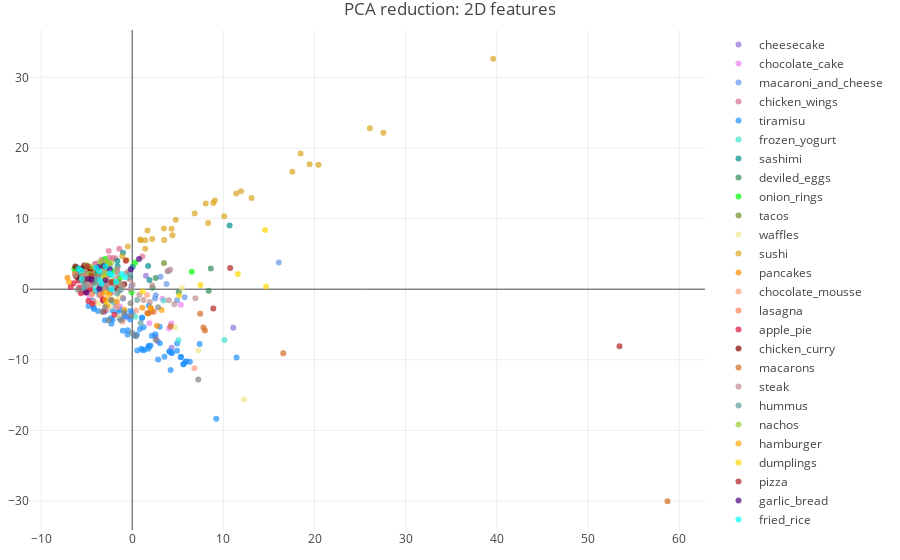

Source (notebook cell):
### Code cell
traces=[]

for n in range(0,number_of_colors):
    df_category=df_PCA_2D[(df_PCA_2D.color_indicies==n)]
    point_name=str(df_category['labels'][df_category.index[0]])
    color=custom_color_map[n] if n < len(custom_color_map) else default_color
    trace = go.Scatter(
    x=df_category['pca-1'],
    y=df_category['pca-2'],
    mode='markers',
    marker=dict(
        color=color,
        opacity=0.7,
        line=dict(color='rgb(140, 140, 170)')
    ),
    name=point_name,
    text=df_category['image_names'],
    )

    traces.append(trace)

layout = go.Layout(
    title='PCA reduction: 2D features',
    hovermode='closest',
    margin=dict(
       l=30,
       r=30,
       b=30,
       t=30
    ),
      scene = dict(
        xaxis = dict(
            title='pca-1',
       ),
       yaxis = dict(
           title='pca-2',
       ),
    ),
 
)

fig = go.Figure(data=traces, layout=layout)
iplot(fig)

### Figure 1 — Plotly figure (JSON) as saved in the notebook; plotly's stock layout.template omitted (floating-point values rounded to 4 significant figures)
{"data": [{"marker": {"color": "#9370DB", "line": {"color": "rgb(140, 140, 170)"}, "opacity": 0.7}, "mode": "markers", "name": "cheesecake", "text": ["1-1.jpg", "10-1.jpg", "11-1.jpg", "2-1.jpg", "3-1.jpg", "4-1.jpg", "5-1.jpg", "6-1.jpg", "7-1.jpg", "8-1.jpg", "9-1.jpg"], "type": "scatter", "uid": "67fdf6e4-4fe0-4cc9-8c7d-69e116dc7949", "x": [4.311, -0.4711, 2.779, 11.09, 2.562, -2.256, -3.531, -4.574, -1.843, 1.5, -5.338], "y": [-8.281, -3.887, -7.347, -5.472, -6.733, -1.623, -0.5931, 0.1614, -2.263, 1.899, -0.1607]}, {"marker": {"color": "#EE82EE", "line": {"color": "rgb(140, 140, 170)"}, "opacity": 0.7}, "mode": "markers", "name": "chocolate_cake", "text": ["1-1.jpg", "10-1.jpg", "2-1.jpg", "3-1.jpg", "4-1.jpg", "5-1.jpg", "6-1.jpg", "7-1.jpg", "8-1.jpg", "9-1.jpg"], "type": "scatter", "uid": "aeb1133c-f62b-4198-8a29-3a152765dda3", "x": [2.078, 3.315, -1.36, -0.8618, -4.685, 4.287, 1.879, -1.696, 5.337, 4.04], "y": [-2.926, -1.364, -2.434, -3.925, -1.131, -4.848, -4.816, -1.821, -2.211, -5.557]}, {"marker": {"color": "#6495ED", "line": {"color": "rgb(140, 140, 170)"}, "opacity": 0.7}, "mode": "markers", "name": "macaroni_and_cheese", "text": ["1-1.jpg", "10-1.jpg", "11-1.jpg", "12-1.jpg", "13-1.jpg", "14-1.jpg", "15-1.jpg", "2-1.jpg", "3-1.jpg", "4-1.jpg", "5-1.jpg", "6-1.jpg", "7-1.jpg", "8-1.jpg", "9-1.jpg"], "type": "scatter", "uid": "9d4ed214-2923-49c8-ba4e-95faf55af76d", "x": [4.921, -3.587, -0.0843, -2.362, -2.417, -3.202, 5.747, 16.08, -2.46, 3.109, -4.944, 2.498, 3.988, 3.756, 2.588], "y": [-1.577, -0.3112, 0.4381, 0.8344, -0.2967, 2.366, -1.152, 3.776, 3.234, 1.773, 0.3376, -1.301, 2.58, 0.7248, -0.8515]}, {"marker": {"color": "#DB7093", "line": {"color": "rgb(140, 140, 170)"}, "opacity": 0.7}, "mode": "markers", "name": "chicken_wings", "text": ["1-1.jpg", "10-1.jpg", "11-1.jpg", "12-1.jpg", "13-1.jpg", "14-1.jpg", "15-1.jpg", "16-1.jpg", "17-1.jpg", "2-1.jpg", "3-1.jpg", "4-1.jpg", "5-1.jpg", "6-1.jpg", "7-1.jpg", "8-1.jpg", "9-1.jpg"], "type": "scatter", "uid": "bb9281cc-c826-476a-adf8-3d312b93629f", "x": [-3.295, -3.189, -2.584, -4.102, -3.356, -3.195, -3.882, -4.635, 1.113, -1.419, -2.128, -6.269, -2.527, -5.271, -5.459, -1.854, -3.87], "y": [3.541, 3.491, 5.418, 3.567, 4.18, 3.318, 1.747, 2.604, 4.641, 5.736, 4.399, 2.409, 4.438, 2.256, 1.602, 4.393, 3.636]}, {"marker": {"color": "#1E90FF", "line": {"color": "rgb(140, 140, 170)"}, "opacity": 0.7}, "mode": "markers", "name": "tiramisu", "text": ["1-1.jpg", "1-2.jpg", "1-3.jpg", "1-4.jpg", "10-1.jpg", "10-10.jpg", "10-2.jpg", "10-3.jpg", "10-4.jpg", "10-5.jpg", "10-6.jpg", "10-7.jpg", "10-8.jpg", "10-9.jpg", "2-1.jpg", "2-2.jpg", "2-3.jpg", "2-4.jpg", "2-5.jpg", "2-6.jpg", "2-7.jpg", "2-8.jpg", "2-9.jpg", "3-1.jpg", "3-2.jpg", "3-3.jpg", "3-4.jpg", "3-5.jpg", "3-6.jpg", "3-7.jpg", "3-8.jpg", "4-1.jpg", "4-2.jpg", "4-3.jpg", "4-4.jpg", "4-5.jpg", "4-6.jpg", "4-7.jpg", "4-8.jpg", "4-9.jpg", "5-1.jpg", "5-2.jpg", "5-3.jpg", "5-4.jpg", "6-1.jpg", "6-2.jpg", "6-3.jpg", "6-4.jpg", "7-1.jpg", "7-2.jpg", "7-3.jpg", "7-4.jpg", "7-5.jpg", "7-6.jpg", "7-7.jpg", "7-8.jpg", "8-1.jpg", "8-2.jpg", "8-3.jpg", "8-4.jpg", "8-5.jpg", "8-6.jpg", "8-7.jpg", "8-8.jpg", "9-1.jpg", "9-2.jpg", "9-3.jpg", "9-4.jpg", "9-5.jpg", "9-6.jpg", "9-7.jpg", "9-8.jpg", "9-9.jpg"], "type": "scatter", "uid": "e6241c89-6c37-48be-92b2-d9694a926660", "x": [3.54, -1.017, 0.8505, -3.614, 4.096, -3.993, -2.035, 5.338, 4.333, 1.088, -1.403, -0.2108, 5.615, -1.37, -0.5138, 6.324, -0.665, -4.2, -3.301, 3.019, -1.032, -0.8779, 1.765, 2.529, 1.779, 3.042, 4.214, -0.4886, 1.868, 0.5206, -3.146, -1.01, -4.259, -2.994, -4.296, 2.008, 9.218, -2.165, 0.04806, 5.931, -3.09, 11.45, 4.915, -0.2284, -3.757, 5.83, -3.493, 2.153, 4.096, -2.035, 5.338, 4.333, 1.088, 5.615, -1.37, -3.993, 1.245, -2.355, -2.149, 1.829, -5.82, 2.84, -2.932, 4.928, -4.798, 0.2459, 0.5586, -2.294, 1.172, 1.331, 0.9851, -1.575, 7.394], "y": [-9.574, -4.153, -5.647, -0.8382, -8.841, -0.2703, 0.9001, -9.594, -9.025, -4.027, -2.879, -3.098, -10.63, -4.071, -6.424, -10.26, -3.812, -2.814, -0.0489, -5.314, -5.898, -3.114, -8.426, -6.39, -8.035, -7.67, -11.44, -5.799, -8.115, -6.419, 1.448, -1.32, -2.573, -4.387, -1.623, -7.989, -18.34, -3.03, -3.231, -10.21, -1.701, -9.684, -8.706, -4.295, -3.082, -10.31, -0.5207, -6.589, -8.841, 0.9001, -9.594, -9.025, -4.027, -10.63, -4.071, -0.2703, -5.386, -4.116, -4.323, -2.303, 1.746, -9.945, -3.065, -7.693, -2.393, -6.571, -8.696, -4.889, -8.649, -8.576, -8.441, -3.238, -7.768]}, {"marker": {"color": "#40E0D0", "line": {"color": "rgb(140, 140, 170)"}, "opacity": 0.7}, "mode": "markers", "name": "frozen_yogurt", "text": ["1-1.jpg", "10-1.jpg", "11-1.jpg", "12-1.jpg", "13-1.jpg", "2-1.jpg", "3-1.jpg", "4-1.jpg", "5-1.jpg", "6-1.jpg", "7-1.jpg", "8-1.jpg", "9-1.jpg"], "type": "scatter", "uid": "1173abf4-0325-4ba8-97fb-9827cdd2cba7", "x": [3.436, -4.105, -1.885, -5.78, 10.12, -4.628, -5.376, -2.095, -5.512, 0.3324, -4.686, -4.18, 5.079], "y": [-1.618, 0.03897, 0.7364, 1.258, -7.191, 0.8633, -0.3424, -1.819, 1.416, -3.906, 0.5672, -0.319, -7.246]}, {"marker": {"color": "#008B8B", "line": {"color": "rgb(140, 140, 170)"}, "opacity": 0.7}, "mode": "markers", "name": "sashimi", "text": ["1-1.jpg", "1-2.jpg", "1-3.jpg", "10-1.jpg", "2-1.jpg", "2-2.jpg", "2-3.jpg", "3-1.jpg", "3-2.jpg", "3-3.jpg", "4-1.jpg", "4-2.jpg", "4-3.jpg", "5-1.jpg", "6-1.jpg", "7-1.jpg", "8-1.jpg", "9-1.jpg", "9-2.jpg"], "type": "scatter", "uid": "36cbdf92-8c1e-4a84-b656-420706f1d56e", "x": [-5.748, -6.051, -2.903, 1.747, -1.637, -5.902, -1.014, -3.75, -4.325, -0.237, -4.258, -5.521, -2.976, -1.601, -3.916, 1.891, 10.68, -3.243, 0.06247], "y": [1.548, 3.037, 3.124, 3.299, 4.005, 2.564, 5.16, 2.015, 1.438, 1.649, 2.759, 2.88, 0.5531, 3.235, 2.851, 1.311, 9.004, 3.385, 3.184]}, {"marker": {"color": "#2E8B57", "line": {"color": "rgb(140, 140, 170)"}, "opacity": 0.7}, "mode": "markers", "name": "deviled_eggs", "text": ["1-1.jpg", "2-1.jpg", "3-1.jpg", "4-1.jpg", "5-1.jpg", "6-1.jpg", "7-1.jpg", "8-1.jpg", "9-1.jpg"], "type": "scatter", "uid": "ae632a1c-6a08-4f26-955f-5ab50b1fb771", "x": [5.111, -5.505, -4.291, 8.623, 2.574, -4.19, 2.242, -5.231, 8.389], "y": [-0.4241, 1.705, 2.656, 2.925, 1.578, 2.352, 0.1883, 2.719, -0.2066]}, {"marker": {"color": "#00FF00", "line": {"color": "rgb(140, 140, 170)"}, "opacity": 0.7}, "mode": "markers", "name": "onion_rings", "text": ["1-1.jpg", "2-1.jpg", "3-1.jpg", "4-1.jpg", "5-1.jpg", "6-1.jpg", "7-1.jpg", "8-1.jpg"], "type": "scatter", "uid": "69d6f742-9fba-4b5b-9a62-80fef7960239", "x": [-2.98, -0.07234, -1.358, -6.353, -4.204, 6.528, 0.328, -1.942], "y": [4.285, -0.4437, 1.591, 2.865, 0.9712, 2.487, 3.797, 2.626]}, {"marker": {"color": "#6B8E23", "line": {"color": "rgb(140, 140, 170)"}, "opacity": 0.7}, "mode": "markers", "name": "tacos", "text": ["1-1.jpg", "10-1.jpg", "2-1.jpg", "3-1.jpg", "4-1.jpg", "5-1.jpg", "6-1.jpg", "7-1.jpg", "8-1.jpg", "9-1.jpg"], "type": "scatter", "uid": "a73e47e6-98d2-4adb-b533-6c577187f263", "x": [3.491, -1.265, -5.141, -3.742, -3.198, -1.474, -4.19, -5.419, -4.734, -5.483], "y": [3.725, 0.3709, 0.9734, 2.307, 3.532, 0.993, 2.859, 1.514, 3.015, 2.019]}, {"marker": {"color": "#F0E68C", "line": {"color": "rgb(140, 140, 170)"}, "opacity": 0.7}, "mode": "markers", "name": "waffles", "text": ["1-1.jpg", "10-1.jpg", "2-1.jpg", "3-1.jpg", "4-1.jpg", "5-1.jpg", "6-1.jpg", "7-1.jpg", "8-1.jpg", "9-1.jpg"], "type": "scatter", "uid": "f45a656d-cf34-4b03-97fb-68d727fd352f", "x": [-3.696, 5.465, 7.26, -4.382, 12.27, -1.435, 4.681, -2.373, -1.485, -2.77], "y": [-2.017, 0.1811, -8.669, -1.984, -15.63, -1.039, -5.378, -2.5, -3.85, -1.291]}, {"marker": {"color": "#DAA520", "line": {"color": "rgb(140, 140, 170)"}, "opacity": 0.7}, "mode": "markers", "name": "sushi", "text": ["1.jpg", "10-1.jpg", "10-2.jpg", "11-1.jpg", "11-2.jpg", "12-1.jpg", "12-2.jpg", "12-3.jpg", "13-1.jpg", "13-2.jpg", "14-1.jpg", "15.jpg", "16-1.jpg", "17-1.jpg", "18-1.jpg", "19-1.jpg", "2.jpg", "20-1.jpg", "21-1.jpg", "22-1.jpg", "23-1.jpg", "3.jpg", "4.jpg", "5.jpg", "6-1.jpg", "6-2.jpg", "6.jpg", "7-1.jpg", "7-2.jpg", "8-1.jpg", "8-2.jpg", "9-1.jpg", "9-2.jpg"], "type": "scatter", "uid": "262d8198-66e3-4fcb-9215-f0ea0c96224f", "x": [8.069, 2.198, -4.83, -5.262, -4.544, 11.4, 6.851, 4.776, 0.8885, 0.9348, 8.9, 3.505, 27.56, 1.428, 26.07, -0.6233, 17.57, 20.43, 19.46, 18.47, 13.09, 10.1, 11.94, 8.33, 3.478, 1.428, 4.317, -1.094, 4.414, 9.061, -0.4805, 39.6, 1.677], "y": [12.13, 7.126, 2.904, 2.158, 2.587, 13.57, 10.71, 9.822, 7.054, 6.924, 12.22, 6.978, 22.15, 5.728, 22.81, 4.135, 16.62, 17.64, 17.69, 19.21, 12.92, 10.33, 13.86, 9.385, 8.58, 6.93, 8.544, 4.657, 7.623, 12.55, 6.055, 32.64, 8.308]}, {"marker": {"color": "#FF8C00", "line": {"color": "rgb(140, 140, 170)"}, "opacity": 0.7}, "mode": "markers", "name": "pancakes", "text": ["1-1.jpg", "2-1.jpg", "3-1.jpg", "4-1.jpg", "5-1.jpg", "6-1.jpg", "7-1.jpg", "8-1.jpg", "9-1.jpg"], "type": "scatter", "uid": "40fbe16a-5047-4072-b81c-69efb2e10836", "x": [-5.252, -6.266, -2.776, -3.341, 2.703, 2.013, 1.113, -7.1, 1.771], "y": [1.147, 2.109, -2.337, -0.6451, -5.194, -2.639, -2.619, 1.637, -3.449]}, {"marker": {"color": "#FFA07A", "line": {"color": "rgb(140, 140, 170)"}, "opacity": 0.7}, "mode": "markers", "name": "chocolate_mousse", "text": ["1-1.jpg", "2-1.jpg", "3-1.jpg", "4-1.jpg", "5-1.jpg", "6-1.jpg", "7-1.jpg", "8-1.jpg", "9-1.jpg"], "type": "scatter", "uid": "7b776548-1a6d-4933-9230-58163ffe6c1d", "x": [6.828, -1.053, 1.634, 2.413, -3.53, -2.846, 0.429, -4.185, -1.63], "y": [-11.19, -4.576, -0.8348, -3.179, -0.9279, -2.802, -3.01, -1.761, -2.573]}, {"marker": {"color": "#FF7F50", "line": {"color": "rgb(140, 140, 170)"}, "opacity": 0.7}, "mode": "markers", "name": "lasagna", "text": ["1-1.jpg", "10-1.jpg", "11-1.jpg", "2-1.jpg", "3-1.jpg", "4-1.jpg", "5-1.jpg", "6-1.jpg", "7-1.jpg", "8-1.jpg", "9-1.jpg"], "type": "scatter", "uid": "05a98076-5168-4218-995e-85b9083bb64b", "x": [-4.52, -1.744, -4.794, -4.709, -4.386, -4.502, -3.455, -3.52, -3.529, -3.602, -2.584], "y": [2.285, 0.7978, 1.776, 0.07311, -0.6807, 0.9251, 1.332, 0.5643, -0.6842, 0.3887, 1.962]}, {"marker": {"color": "#DC143C", "line": {"color": "rgb(140, 140, 170)"}, "opacity": 0.7}, "mode": "markers", "name": "apple_pie", "text": ["1-1.jpg", "10-1.jpg", "11-1.jpg", "12-1.jpg", "13-1.jpg", "14-1.jpg", "15-1.jpg", "2-1.jpg", "3-1.jpg", "4-1.jpg", "5-1.jpg", "6-1.jpg", "7-1.jpg", "8-1.jpg", "9-1.jpg"], "type": "scatter", "uid": "a180f692-1b82-4e7f-a533-610415973cc6", "x": [-6.42, -5.118, -5.911, -5.635, -4.802, -5.78, -6.742, -4.359, -4.654, -3.183, -4.317, -2.925, -3.215, -1.961, -3.129], "y": [0.8298, -0.4605, 1.234, -0.5798, -1.677, 0.225, 0.3591, -2.07, -0.007899, -1.605, 0.9943, 0.4463, -1.437, -3.612, -3.186]}, {"marker": {"color": "#800000", "line": {"color": "rgb(140, 140, 170)"}, "opacity": 0.7}, "mode": "markers", "name": "chicken_curry", "text": ["1-1.jpg", "2-1.jpg", "3-1.jpg", "4-1.jpg", "5-1.jpg", "6-1.jpg", "7-1.jpg", "8-1.jpg"], "type": "scatter", "uid": "07c3218f-e974-4a2c-a1a5-19ddc8f7ebbf", "x": [-0.8786, -5.521, -5.257, -6.116, -6.243, -4.611, -1.745, -4.71], "y": [0.692, 2.929, 3.34, 1.752, 3.229, 2.863, 0.09247, 2.408]}, {"marker": {"color": "#D2691E", "line": {"color": "rgb(140, 140, 170)"}, "opacity": 0.7}, "mode": "markers", "name": "macarons", "text": ["1-1.jpg", "2-1.jpg", "3-1.jpg", "4-1.jpg", "5-1.jpg", "6-1.jpg", "7-1.jpg", "8-1.jpg"], "type": "scatter", "uid": "815310cb-68aa-4ed2-9180-9e48aad968c7", "x": [1.664, 7.982, 2.201, 16.57, 58.73, 7.455, 4.207, 7.814], "y": [-3.383, -5.85, -3.203, -9.084, -30.03, -3.472, -5.259, -5.42]}, {"marker": {"color": "#BC8F8F", "line": {"color": "rgb(140, 140, 170)"}, "opacity": 0.7}, "mode": "markers", "name": "steak", "text": ["1-1.jpg", "1-2.jpg", "1-3.jpg", "1-4.jpg", "1-5.jpg", "1-6.jpg", "10-1.jpg", "10-2.jpg", "10-3.jpg", "10-4.jpg", "10-5.jpg", "11-1.jpg", "12-1.jpg", "13-1.jpg", "14-1.jpg", "15-1.jpg", "16-1.jpg", "17-1.jpg", "18-1.jpg", "19-1.jpg", "2-1.jpg", "20-1.jpg", "21-1.jpg", "22-1.jpg", "3-1.jpg", "3-2.jpg", "3-3.jpg", "4-1.jpg", "4-2.jpg", "4-3.jpg", "4-4.jpg", "4-5.jpg", "5-1.jpg", "5-2.jpg", "5-3.jpg", "6-1.jpg", "6-2.jpg", "6-3.jpg", "6-4.jpg", "6-5.jpg", "6-6.jpg", "6-7.jpg", "7-1.jpg", "7-2.jpg", "7-3.jpg", "7-4.jpg", "7-5.jpg", "7-6.jpg", "8-1.jpg", "8-2.jpg", "8-3.jpg", "8-4.jpg", "8-5.jpg", "9-1.jpg", "9-2.jpg"], "type": "scatter", "uid": "3f7ec204-7db7-4ed6-996b-1d8fd8ea8e17", "x": [-2.305, -1.573, -5.0, -6.251, -3.778, 1.925, -1.285, -2.014, -5.1, -1.84, -3.207, -5.018, -3.695, -0.3234, -2.747, -2.276, -0.1976, -2.633, 0.04644, -4.663, -2.776, -3.497, -0.4952, -1.647, -5.12, -3.197, -5.228, -3.121, 4.626, -2.557, 3.875, -5.2, -4.021, 4.178, -5.442, -3.041, -4.419, -1.632, -1.04, -3.072, -2.859, -2.981, -2.875, 4.01, -0.7092, -5.476, -2.876, -3.384, 6.925, 2.189, -1.443, 1.232, -2.09, -1.004, 0.7847], "y": [-0.547, 2.111, 0.6343, 1.992, 1.716, -1.804, 0.7987, 0.7266, 0.4441, 1.425, 0.1663, 1.437, 1.302, 1.415, 1.058, 0.7925, -0.04091, 0.9716, 0.66, 0.5454, 1.635, 0.953, 2.433, 2.533, 2.432, 3.92, 0.9555, 0.2871, -2.13, 3.685, 2.552, 1.869, 2.896, 2.776, 1.799, 0.465, 1.649, 2.88, 0.3712, 0.9336, 1.13, 2.205, 2.633, -1.573, 2.187, 1.63, 0.4548, 1.514, -1.287, 0.5678, -0.2201, -1.536, 0.5083, -1.252, -0.773]}, {"marker": {"color": "#5F9EA0", "line": {"color": "rgb(140, 140, 170)"}, "opacity": 0.7}, "mode": "markers", "name": "hummus", "text": ["1-1.jpg", "10-1.jpg", "11-1.jpg", "12-1.jpg", "2-1.jpg", "3-1.jpg", "4-1.jpg", "5-1.jpg", "6-1.jpg", "7-1.jpg", "8-1.jpg", "9-1.jpg"], "type": "scatter", "uid": "5b7470fa-66e1-458a-ab2b-25bacb814265", "x": [-2.536, -3.996, 0.5402, -2.349, 0.9177, -1.662, -1.277, -0.2505, -4.121, -5.36, -5.277, -3.532], "y": [-0.02885, 1.343, -1.543, 2.093, -4.802, -0.627, -0.1063, 2.175, 0.8514, 0.9955, 0.2057, 0.4838]}, {"marker": {"color": "#9ACD32", "line": {"color": "rgb(140, 140, 170)"}, "opacity": 0.7}, "mode": "markers", "name": "nachos", "text": ["1-1.jpg", "10-1.jpg", "11-1.jpg", "12-1.jpg", "2-1.jpg", "3-1.jpg", "4-1.jpg", "5-1.jpg", "6-1.jpg", "7-1.jpg", "8-1.jpg", "9-1.jpg"], "type": "scatter", "uid": "4c435c55-3883-43dd-8ec8-df8d00d2574e", "x": [-4.984, -2.63, -3.325, -4.53, -2.759, -2.909, -4.682, -2.707, -3.49, -2.317, -3.125, -2.174], "y": [3.377, 3.649, 3.016, 3.188, 3.909, 2.22, 2.201, 3.579, 3.878, 3.703, 1.847, 1.128]}, {"marker": {"color": "#FFA500", "line": {"color": "rgb(140, 140, 170)"}, "opacity": 0.7}, "mode": "markers", "name": "hamburger", "text": ["1-1.jpg", "2-1.jpg", "3-1.jpg", "4-1.jpg", "5-1.jpg", "6-1.jpg", "7-1.jpg", "8-1.jpg", "9-1.jpg"], "type": "scatter", "uid": "a29b777d-cc6a-4954-9e2a-4c53c2e0d0ce", "x": [-6.937, 2.043, 3.234, -1.709, -2.924, -2.258, -2.914, -0.8605, -2.522], "y": [0.9963, -2.724, -2.945, -1.761, -1.492, -1.508, -0.48, -2.92, -0.6716]}, {"marker": {"color": "#FFD700", "line": {"color": "rgb(140, 140, 170)"}, "opacity": 0.7}, "mode": "markers", "name": "dumplings", "text": ["1-1.jpg", "2-1.jpg", "3-1.jpg", "4-1.jpg", "5-1.jpg", "6-1.jpg", "7-1.jpg", "8-1.jpg", "9-1.jpg"], "type": "scatter", "uid": "3905f096-9cdc-4a19-9024-229dd31ae592", "x": [-4.659, 7.485, -2.855, -3.09, 14.58, 1.138, 11.58, 5.163, 14.68], "y": [1.582, 0.5937, -2.129, 1.474, 8.388, -0.3433, 2.168, -0.8999, 0.3777]}, {"marker": {"color": "#B22222", "line": {"color": "rgb(140, 140, 170)"}, "opacity": 0.7}, "mode": "markers", "name": "pizza", "text": ["1-1.jpg", "2-1.jpg", "3-1.jpg", "4-1.jpg", "5-1.jpg", "6-1.jpg", "7-1.jpg", "8-1.jpg"], "type": "scatter", "uid": "c6e2fd60-d7ca-4062-9060-0fa0d2cee355", "x": [53.46, -4.465, -5.285, -0.7019, -4.921, 10.75, -2.273, 8.893], "y": [-8.095, 1.82, 1.398, 4.019, 3.261, 2.996, 1.036, -2.727]}, {"marker": {"color": "#4B0082", "line": {"color": "rgb(140, 140, 170)"}, "opacity": 0.7}, "mode": "markers", "name": "garlic_bread", "text": ["1-1.jpg", "10-1.jpg", "2-1.jpg", "3-1.jpg", "4-1.jpg", "5-1.jpg", "6-1.jpg", "7-1.jpg", "8-1.jpg", "9-1.jpg"], "type": "scatter", "uid": "46a909ee-0532-462f-856d-0cf396b11a27", "x": [0.7465, -4.479, -3.113, -3.748, -3.606, -2.465, -5.002, -2.968, -4.806, -0.1591], "y": [4.283, 1.366, 3.266, 3.122, 0.05408, 2.781, -0.4813, 1.273, 1.484, 2.829]}, {"marker": {"color": "#00FFFF", "line": {"color": "rgb(140, 140, 170)"}, "opacity": 0.7}, "mode": "markers", "name": "fried_rice", "text": ["1-1.jpg", "10-1.jpg", "11-1.jpg", "12-1.jpg", "13-1.jpg", "14-1.jpg", "2-1.jpg", "3-1.jpg", "4-1.jpg", "5-1.jpg", "6-1.jpg", "7-1.jpg", "8-1.jpg", "9-1.jpg"], "type": "scatter", "uid": "99e7f70c-3083-4d00-892f-90ccff9bd949", "x": [-2.228, -3.984, -3.365, -5.568, -5.529, -2.932, -3.531, -1.769, -5.894, -3.622, -2.481, -1.135, -0.7686, -2.262], "y": [-0.02304, 3.054, 0.7721, 2.634, 1.455, 3.213, 1.319, 1.015, 2.881, 2.535, 2.245, 2.152, 1.696, 2.01]}, {"marker": {"color": "#808080", "line": {"color": "rgb(140, 140, 170)"}, "opacity": 0.7}, "mode": "markers", "name": "french_toast", "text": ["1-1.jpg", "10-1.jpg", "11-1.jpg", "12-1.jpg", "13-1.jpg", "14-1.jpg", "2-1.jpg", "3-1.jpg", "4-1.jpg", "5-1.jpg", "6-1.jpg", "7-1.jpg", "8-1.jpg", "9-1.jpg"], "type": "scatter", "uid": "4e648cb2-e990-4343-a3cb-a491ddbbff85", "x": [-2.983, -5.952, -0.9147, 2.842, -0.01729, -0.1765, 0.4131, 2.576, -1.249, -2.595, -2.329, -0.1151, 7.247, -3.278], "y": [-2.534, -0.07636, -3.375, -2.558, -6.165, -1.997, -6.651, -7.158, -4.381, -4.401, -1.538, -3.774, -12.8, -3.188]}], "layout": {"hovermode": "closest", "margin": {"b": 30, "l": 30, "r": 30, "t": 30}, "scene": {"xaxis": {"title": "pca-1"}, "yaxis": {"title": "pca-2"}}, "title": "PCA reduction: 2D features"}}
